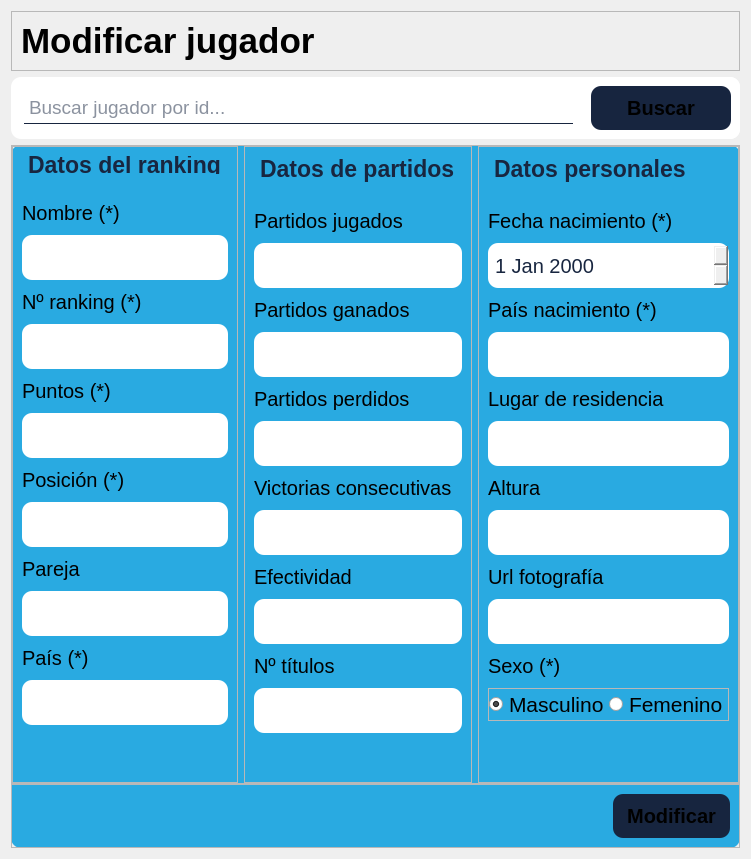
      <widget class="QWidget" name="modificar">
       <layout class="QVBoxLayout" name="verticalLayout_22" stretch="0,0,10">
        <item>
         <widget class="QFrame" name="titulo_modificar">
          <property name="maximumSize">
           <size>
            <width>16777215</width>
            <height>16777215</height>
           </size>
          </property>
          <property name="frameShape">
           <enum>QFrame::StyledPanel</enum>
          </property>
          <property name="frameShadow">
           <enum>QFrame::Raised</enum>
          </property>
          <layout class="QHBoxLayout" name="horizontalLayout_17">
           <item>
            <widget class="QLabel" name="titulo_label_4">
             <property name="minimumSize">
              <size>
               <width>231</width>
               <height>0</height>
              </size>
             </property>
             <property name="maximumSize">
              <size>
               <width>16777215</width>
               <height>16777215</height>
              </size>
             </property>
             <property name="font">
              <font>
               <pointsize>26</pointsize>
               <weight>75</weight>
               <bold>true</bold>
              </font>
             </property>
             <property name="text">
              <string>Modificar jugador</string>
             </property>
            </widget>
           </item>
          </layout>
         </widget>
        </item>
        <item>
         <widget class="QFrame" name="filtro_modificar">
          <property name="styleSheet">
           <string notr="true">background-color: rgb(255, 255, 255);
border-radius: 10px;</string>
          </property>
          <property name="frameShape">
           <enum>QFrame::StyledPanel</enum>
          </property>
          <property name="frameShadow">
           <enum>QFrame::Raised</enum>
          </property>
          <layout class="QHBoxLayout" name="horizontalLayout_21" stretch="12,1">
           <property name="leftMargin">
            <number>0</number>
           </property>
           <property name="topMargin">
            <number>0</number>
           </property>
           <property name="rightMargin">
            <number>0</number>
           </property>
           <property name="bottomMargin">
            <number>0</number>
           </property>
           <item alignment="Qt::AlignVCenter">
            <widget class="QFrame" name="buscador_modificar">
             <property name="minimumSize">
              <size>
               <width>0</width>
               <height>46</height>
              </size>
             </property>
             <property name="maximumSize">
              <size>
               <width>16777215</width>
               <height>30</height>
              </size>
             </property>
             <property name="styleSheet">
              <string notr="true">padding: 3px;</string>
             </property>
             <property name="frameShape">
              <enum>QFrame::StyledPanel</enum>
             </property>
             <property name="frameShadow">
              <enum>QFrame::Raised</enum>
             </property>
             <layout class="QVBoxLayout" name="verticalLayout_23">
              <property name="spacing">
               <number>0</number>
              </property>
              <property name="leftMargin">
               <number>10</number>
              </property>
              <property name="topMargin">
               <number>0</number>
              </property>
              <property name="rightMargin">
               <number>0</number>
              </property>
              <property name="bottomMargin">
               <number>0</number>
              </property>
              <item alignment="Qt::AlignVCenter">
               <widget class="QLineEdit" name="inp_buscar_modificar">
                <property name="minimumSize">
                 <size>
                  <width>0</width>
                  <height>16</height>
                 </size>
                </property>
                <property name="font">
                 <font>
                  <pointsize>14</pointsize>
                 </font>
                </property>
                <property name="styleSheet">
                 <string notr="true">
	color: rgb(23, 37, 63);
	font-size: large;
	border: 0;
	border-bottom: 1px solid rgb(23, 37, 63);
	border-radius: 0;</string>
                </property>
                <property name="text">
                 <string/>
                </property>
                <property name="placeholderText">
                 <string>Buscar jugador por id...</string>
                </property>
               </widget>
              </item>
             </layout>
            </widget>
           </item>
           <item alignment="Qt::AlignRight|Qt::AlignVCenter">
            <widget class="QFrame" name="buscar_modificar">
             <property name="styleSheet">
              <string notr="true"/>
             </property>
             <property name="frameShape">
              <enum>QFrame::StyledPanel</enum>
             </property>
             <property name="frameShadow">
              <enum>QFrame::Raised</enum>
             </property>
             <layout class="QVBoxLayout" name="verticalLayout_24">
              <item>
               <widget class="QPushButton" name="btn_buscar_modificar">
                <property name="minimumSize">
                 <size>
                  <width>140</width>
                  <height>0</height>
                 </size>
                </property>
                <property name="maximumSize">
                 <size>
                  <width>150</width>
                  <height>16777215</height>
                 </size>
                </property>
                <property name="font">
                 <font>
                  <pointsize>-1</pointsize>
                  <weight>75</weight>
                  <bold>true</bold>
                 </font>
                </property>
                <property name="cursor">
                 <cursorShape>PointingHandCursor</cursorShape>
                </property>
                <property name="layoutDirection">
                 <enum>Qt::LeftToRight</enum>
                </property>
                <property name="styleSheet">
                 <string notr="true">background-color: rgb(23, 37, 63);
font-size: 20px;
font-weight: bold;
border: none;
padding: 10px;
border-radius: 10px;</string>
                </property>
                <property name="text">
                 <string>Buscar</string>
                </property>
                <property name="icon">
                 <iconset>
                  <normaloff>lupa.png</normaloff>lupa.png</iconset>
                </property>
                <property name="iconSize">
                 <size>
                  <width>20</width>
                  <height>20</height>
                 </size>
                </property>
               </widget>
              </item>
             </layout>
            </widget>
           </item>
          </layout>
         </widget>
        </item>
        <item>
         <widget class="QFrame" name="formulario_modificar">
          <property name="styleSheet">
           <string notr="true">#formulario_modificar {
background-color: rgb(41, 170, 225);
border-radius: 10px;
}</string>
          </property>
          <property name="frameShape">
           <enum>QFrame::StyledPanel</enum>
          </property>
          <property name="frameShadow">
           <enum>QFrame::Raised</enum>
          </property>
          <layout class="QVBoxLayout" name="verticalLayout_18" stretch="10,0">
           <property name="spacing">
            <number>0</number>
           </property>
           <property name="leftMargin">
            <number>0</number>
           </property>
           <property name="topMargin">
            <number>0</number>
           </property>
           <property name="rightMargin">
            <number>0</number>
           </property>
           <property name="bottomMargin">
            <number>0</number>
           </property>
           <item>
            <widget class="QFrame" name="contenedor_input_modificar">
             <property name="styleSheet">
              <string notr="true">#contenedor_input_modificar QFrame QLabel{
	font-size: 20px;
}

#contenedor_input_modificar QFrame QLineEdit{
	font-size: 20px;
	min-height: 45px;
	border-radius: 10px;
	color: rgb(24, 38, 64);
	padding-left: 5px;
}

#contenedor_input_modificar QFrame QDateEdit{
	font-size: 20px;
	min-height: 45px;
	border-radius: 10px;
	color: rgb(24, 38, 64);
	padding-left: 5px;
}</string>
             </property>
             <property name="frameShape">
              <enum>QFrame::StyledPanel</enum>
             </property>
             <property name="frameShadow">
              <enum>QFrame::Raised</enum>
             </property>
             <layout class="QHBoxLayout" name="horizontalLayout_18">
              <property name="leftMargin">
               <number>0</number>
              </property>
              <property name="topMargin">
               <number>0</number>
              </property>
              <property name="rightMargin">
               <number>0</number>
              </property>
              <property name="bottomMargin">
               <number>0</number>
              </property>
              <item>
               <widget class="QFrame" name="modificar_datos_ranking">
                <property name="frameShape">
                 <enum>QFrame::StyledPanel</enum>
                </property>
                <property name="frameShadow">
                 <enum>QFrame::Raised</enum>
                </property>
                <layout class="QVBoxLayout" name="verticalLayout_19">
                 <property name="spacing">
                  <number>10</number>
                 </property>
                 <item>
                  <widget class="QLabel" name="label_68">
                   <property name="minimumSize">
                    <size>
                     <width>0</width>
                     <height>27</height>
                    </size>
                   </property>
                   <property name="maximumSize">
                    <size>
                     <width>16777215</width>
                     <height>35</height>
                    </size>
                   </property>
                   <property name="font">
                    <font>
                     <pointsize>-1</pointsize>
                     <weight>75</weight>
                     <bold>true</bold>
                    </font>
                   </property>
                   <property name="styleSheet">
                    <string notr="true">color: rgb(24, 38, 64);
font-size: 23px;
font-weight: bold;
margin-bottom: 10px;
padding-bottom: 5px;
border-bottom: 2px solid  rgb(24, 38, 64);</string>
                   </property>
                   <property name="text">
                    <string>Datos del ranking</string>
                   </property>
                  </widget>
                 </item>
                 <item>
                  <widget class="QLabel" name="label_69">
                   <property name="text">
                    <string>Nombre (*)</string>
                   </property>
                  </widget>
                 </item>
                 <item>
                  <widget class="QLineEdit" name="inp_modificar_nombre"/>
                 </item>
                 <item>
                  <widget class="QLabel" name="label_70">
                   <property name="text">
                    <string>Nº ranking (*)</string>
                   </property>
                  </widget>
                 </item>
                 <item>
                  <widget class="QLineEdit" name="inp_modificar_ranking"/>
                 </item>
                 <item>
                  <widget class="QLabel" name="label_71">
                   <property name="text">
                    <string>Puntos (*)</string>
                   </property>
                  </widget>
                 </item>
                 <item>
                  <widget class="QLineEdit" name="inp_modificar_puntos"/>
                 </item>
                 <item>
                  <widget class="QLabel" name="label_72">
                   <property name="text">
                    <string>Posición (*)</string>
                   </property>
                  </widget>
                 </item>
                 <item>
                  <widget class="QLineEdit" name="inp_modificar_posicion"/>
                 </item>
                 <item>
                  <widget class="QLabel" name="label_73">
                   <property name="text">
                    <string>Pareja</string>
                   </property>
                  </widget>
                 </item>
                 <item>
                  <widget class="QLineEdit" name="inp_modificar_pareja"/>
                 </item>
                 <item>
                  <widget class="QLabel" name="label_74">
                   <property name="text">
                    <string>País (*)</string>
                   </property>
                  </widget>
                 </item>
                 <item>
                  <widget class="QLineEdit" name="inp_modificar_pais"/>
                 </item>
                 <item>
                  <spacer name="verticalSpacer_6">
                   <property name="orientation">
                    <enum>Qt::Vertical</enum>
                   </property>
                   <property name="sizeHint" stdset="0">
                    <size>
                     <width>20</width>
                     <height>40</height>
                    </size>
                   </property>
                  </spacer>
                 </item>
                </layout>
               </widget>
              </item>
              <item>
               <widget class="QFrame" name="modificar_datos_partidos">
                <property name="frameShape">
                 <enum>QFrame::StyledPanel</enum>
                </property>
                <property name="frameShadow">
                 <enum>QFrame::Raised</enum>
                </property>
                <layout class="QVBoxLayout" name="verticalLayout_20">
                 <property name="spacing">
                  <number>10</number>
                 </property>
                 <property name="leftMargin">
                  <number>9</number>
                 </property>
                 <item>
                  <widget class="QLabel" name="label_75">
                   <property name="styleSheet">
                    <string notr="true">color: rgb(24, 38, 64);
font-size: 23px;
font-weight: bold;
margin-bottom: 10px;
padding-bottom: 5px;
border-bottom: 2px solid  rgb(24, 38, 64);</string>
                   </property>
                   <property name="text">
                    <string>Datos de partidos</string>
                   </property>
                  </widget>
                 </item>
                 <item>
                  <widget class="QLabel" name="label_76">
                   <property name="text">
                    <string>Partidos jugados</string>
                   </property>
                  </widget>
                 </item>
                 <item>
                  <widget class="QLineEdit" name="inp_modificar_partidos_jugados"/>
                 </item>
                 <item>
                  <widget class="QLabel" name="label_77">
                   <property name="text">
                    <string>Partidos ganados</string>
                   </property>
                  </widget>
                 </item>
                 <item>
                  <widget class="QLineEdit" name="inp_modificar_partidos_ganados"/>
                 </item>
                 <item>
                  <widget class="QLabel" name="label_78">
                   <property name="text">
                    <string>Partidos perdidos</string>
                   </property>
                  </widget>
                 </item>
                 <item>
                  <widget class="QLineEdit" name="inp_modificar_partidos_perdidos"/>
                 </item>
                 <item>
                  <widget class="QLabel" name="label_79">
                   <property name="text">
                    <string>Victorias consecutivas</string>
                   </property>
                  </widget>
                 </item>
                 <item>
                  <widget class="QLineEdit" name="inp_modificar_victorias_consecutivas"/>
                 </item>
                 <item>
                  <widget class="QLabel" name="label_80">
                   <property name="text">
                    <string>Efectividad</string>
                   </property>
                  </widget>
                 </item>
                 <item>
                  <widget class="QLineEdit" name="inp_modificar_efectividad"/>
                 </item>
                 <item>
                  <widget class="QLabel" name="label_81">
                   <property name="text">
                    <string>Nº títulos</string>
                   </property>
                  </widget>
                 </item>
                 <item>
                  <widget class="QLineEdit" name="inp_modificar_titulos"/>
                 </item>
                 <item>
                  <spacer name="verticalSpacer_8">
                   <property name="orientation">
                    <enum>Qt::Vertical</enum>
                   </property>
                   <property name="sizeHint" stdset="0">
                    <size>
                     <width>20</width>
                     <height>40</height>
                    </size>
                   </property>
                  </spacer>
                 </item>
                </layout>
               </widget>
              </item>
              <item>
               <widget class="QFrame" name="modificar_datos_personales">
                <property name="frameShape">
                 <enum>QFrame::StyledPanel</enum>
                </property>
                <property name="frameShadow">
                 <enum>QFrame::Raised</enum>
                </property>
                <layout class="QVBoxLayout" name="verticalLayout_21">
                 <property name="spacing">
                  <number>10</number>
                 </property>
                 <item>
                  <widget class="QLabel" name="label_82">
                   <property name="minimumSize">
                    <size>
                     <width>0</width>
                     <height>4</height>
                    </size>
                   </property>
                   <property name="font">
                    <font>
                     <pointsize>-1</pointsize>
                     <weight>75</weight>
                     <bold>true</bold>
                    </font>
                   </property>
                   <property name="styleSheet">
                    <string notr="true">color: rgb(24, 38, 64);
font-size: 23px;
font-weight: bold;
margin-bottom: 10px;
padding-bottom: 5px;
border-bottom: 2px solid  rgb(24, 38, 64);</string>
                   </property>
                   <property name="text">
                    <string>Datos personales</string>
                   </property>
                  </widget>
                 </item>
                 <item>
                  <widget class="QLabel" name="label_83">
                   <property name="text">
                    <string>Fecha nacimiento (*)</string>
                   </property>
                  </widget>
                 </item>
                 <item>
                  <widget class="QDateEdit" name="inp_modificar_fecha_nacimiento"/>
                 </item>
                 <item>
                  <widget class="QLabel" name="label_84">
                   <property name="text">
                    <string>País nacimiento (*)</string>
                   </property>
                  </widget>
                 </item>
                 <item>
                  <widget class="QLineEdit" name="inp_modificar_pais_nacimiento"/>
                 </item>
                 <item>
                  <widget class="QLabel" name="label_85">
                   <property name="text">
                    <string>Lugar de residencia</string>
                   </property>
                  </widget>
                 </item>
                 <item>
                  <widget class="QLineEdit" name="inp_modificar_lugar_residencia"/>
                 </item>
                 <item>
                  <widget class="QLabel" name="label_86">
                   <property name="text">
                    <string>Altura</string>
                   </property>
                  </widget>
                 </item>
                 <item>
                  <widget class="QLineEdit" name="inp_modificar_altura"/>
                 </item>
                 <item>
                  <widget class="QLabel" name="label_87">
                   <property name="text">
                    <string>Url fotografía</string>
                   </property>
                  </widget>
                 </item>
                 <item>
                  <widget class="QLineEdit" name="inp_modificar_url_fotografia"/>
                 </item>
                 <item>
                  <widget class="QLabel" name="label_88">
                   <property name="text">
                    <string>Sexo (*)</string>
                   </property>
                  </widget>
                 </item>
                 <item>
                  <widget class="QFrame" name="frame_16">
                   <property name="frameShape">
                    <enum>QFrame::StyledPanel</enum>
                   </property>
                   <property name="frameShadow">
                    <enum>QFrame::Raised</enum>
                   </property>
                   <layout class="QHBoxLayout" name="horizontalLayout_19">
                    <property name="spacing">
                     <number>0</number>
                    </property>
                    <property name="leftMargin">
                     <number>0</number>
                    </property>
                    <property name="topMargin">
                     <number>0</number>
                    </property>
                    <property name="rightMargin">
                     <number>0</number>
                    </property>
                    <property name="bottomMargin">
                     <number>0</number>
                    </property>
                    <item>
                     <widget class="QRadioButton" name="inp_modificar_sexo_m">
                      <property name="font">
                       <font>
                        <pointsize>16</pointsize>
                       </font>
                      </property>
                      <property name="contextMenuPolicy">
                       <enum>Qt::ActionsContextMenu</enum>
                      </property>
                      <property name="layoutDirection">
                       <enum>Qt::LeftToRight</enum>
                      </property>
                      <property name="text">
                       <string>Masculino</string>
                      </property>
                      <property name="checked">
                       <bool>true</bool>
                      </property>
                     </widget>
                    </item>
                    <item>
                     <widget class="QRadioButton" name="inp_modificar_sexo_f">
                      <property name="font">
                       <font>
                        <pointsize>16</pointsize>
                       </font>
                      </property>
                      <property name="layoutDirection">
                       <enum>Qt::LeftToRight</enum>
                      </property>
                      <property name="text">
                       <string>Femenino</string>
                      </property>
                      <property name="iconSize">
                       <size>
                        <width>20</width>
                        <height>20</height>
                       </size>
                      </property>
                     </widget>
                    </item>
                   </layout>
                  </widget>
                 </item>
                 <item>
                  <spacer name="verticalSpacer_5">
                   <property name="orientation">
                    <enum>Qt::Vertical</enum>
                   </property>
                   <property name="sizeHint" stdset="0">
                    <size>
                     <width>20</width>
                     <height>40</height>
                    </size>
                   </property>
                  </spacer>
                 </item>
                </layout>
               </widget>
              </item>
             </layout>
            </widget>
           </item>
           <item>
            <widget class="QFrame" name="contenedor_button_modificar">
             <property name="cursor">
              <cursorShape>ArrowCursor</cursorShape>
             </property>
             <property name="frameShape">
              <enum>QFrame::StyledPanel</enum>
             </property>
             <property name="frameShadow">
              <enum>QFrame::Raised</enum>
             </property>
             <layout class="QHBoxLayout" name="horizontalLayout_20" stretch="4,6,2">
              <item>
               <widget class="QLabel" name="p_error_modificar">
                <property name="styleSheet">
                 <string notr="true">font-size: 15px;
color: rgb(24, 38, 64);
</string>
                </property>
                <property name="text">
                 <string/>
                </property>
               </widget>
              </item>
              <item>
               <spacer name="horizontalSpacer_4">
                <property name="orientation">
                 <enum>Qt::Horizontal</enum>
                </property>
                <property name="sizeHint" stdset="0">
                 <size>
                  <width>572</width>
                  <height>20</height>
                 </size>
                </property>
               </spacer>
              </item>
              <item>
               <widget class="QPushButton" name="btn_modificar">
                <property name="maximumSize">
                 <size>
                  <width>150</width>
                  <height>16777215</height>
                 </size>
                </property>
                <property name="cursor">
                 <cursorShape>PointingHandCursor</cursorShape>
                </property>
                <property name="styleSheet">
                 <string notr="true">background-color: rgb(23, 37, 63);
font-size: 20px;
font-weight: bold;
border: none;
padding: 10px;
border-radius: 10px;</string>
                </property>
                <property name="text">
                 <string>Modificar</string>
                </property>
               </widget>
              </item>
             </layout>
            </widget>
           </item>
          </layout>
         </widget>
        </item>
       </layout>
      </widget>
